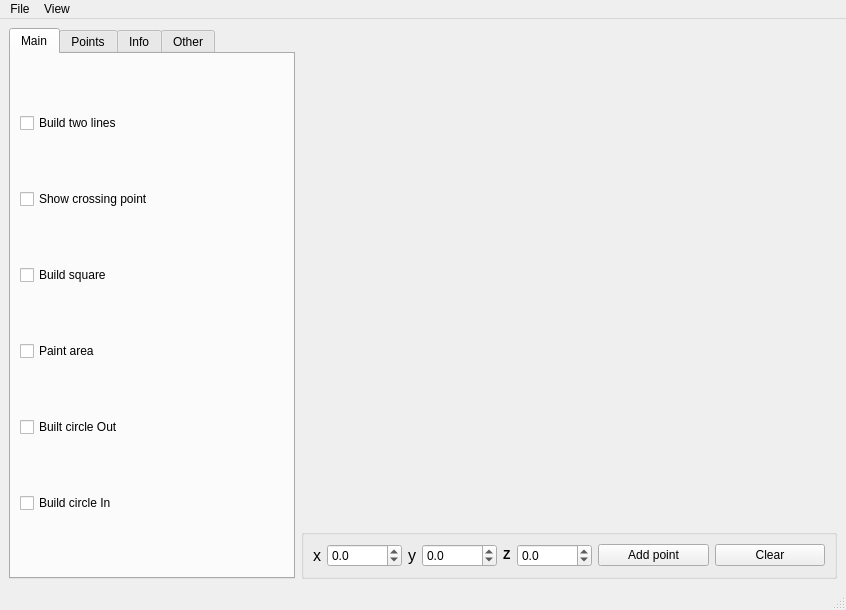
<?xml version="1.0" encoding="UTF-8"?>
<ui version="4.0">
 <class>MainWindow</class>
 <widget class="QMainWindow" name="MainWindow">
  <property name="geometry">
   <rect>
    <x>0</x>
    <y>0</y>
    <width>846</width>
    <height>610</height>
   </rect>
  </property>
  <property name="windowTitle">
   <string>MainWindow</string>
  </property>
  <widget class="QWidget" name="centralwidget">
   <layout class="QGridLayout" name="gridLayout">
    <item row="2" column="1">
     <widget class="QGroupBox" name="groupBox">
      <property name="sizePolicy">
       <sizepolicy hsizetype="Minimum" vsizetype="Maximum">
        <horstretch>0</horstretch>
        <verstretch>0</verstretch>
       </sizepolicy>
      </property>
      <property name="title">
       <string/>
      </property>
      <layout class="QGridLayout" name="gridLayout_2">
       <item row="0" column="2">
        <widget class="QLabel" name="label_2">
         <property name="sizePolicy">
          <sizepolicy hsizetype="Maximum" vsizetype="Preferred">
           <horstretch>0</horstretch>
           <verstretch>0</verstretch>
          </sizepolicy>
         </property>
         <property name="text">
          <string>&lt;html&gt;&lt;head/&gt;&lt;body&gt;&lt;p&gt;&lt;span style=&quot; font-size:12pt;&quot;&gt;y&lt;/span&gt;&lt;/p&gt;&lt;/body&gt;&lt;/html&gt;</string>
         </property>
         <property name="alignment">
          <set>Qt::AlignCenter</set>
         </property>
        </widget>
       </item>
       <item row="0" column="0">
        <widget class="QLabel" name="label">
         <property name="sizePolicy">
          <sizepolicy hsizetype="Maximum" vsizetype="Preferred">
           <horstretch>0</horstretch>
           <verstretch>0</verstretch>
          </sizepolicy>
         </property>
         <property name="text">
          <string>&lt;html&gt;&lt;head/&gt;&lt;body&gt;&lt;p&gt;&lt;span style=&quot; font-size:12pt;&quot;&gt;x&lt;/span&gt;&lt;/p&gt;&lt;/body&gt;&lt;/html&gt;</string>
         </property>
         <property name="alignment">
          <set>Qt::AlignCenter</set>
         </property>
        </widget>
       </item>
       <item row="0" column="4">
        <widget class="QLabel" name="label_7">
         <property name="sizePolicy">
          <sizepolicy hsizetype="Maximum" vsizetype="Preferred">
           <horstretch>0</horstretch>
           <verstretch>0</verstretch>
          </sizepolicy>
         </property>
         <property name="text">
          <string>&lt;html&gt;&lt;head/&gt;&lt;body&gt;&lt;p&gt;&lt;span style=&quot; font-weight:600;&quot;&gt;Z&lt;/span&gt;&lt;/p&gt;&lt;/body&gt;&lt;/html&gt;</string>
         </property>
        </widget>
       </item>
       <item row="0" column="6">
        <widget class="QPushButton" name="pushButton_add_point">
         <property name="text">
          <string>Add point</string>
         </property>
        </widget>
       </item>
       <item row="0" column="7">
        <widget class="QPushButton" name="pushButton_clear_graph">
         <property name="text">
          <string>Clear</string>
         </property>
        </widget>
       </item>
       <item row="0" column="1">
        <widget class="QDoubleSpinBox" name="doubleSpinBox_x">
         <property name="sizePolicy">
          <sizepolicy hsizetype="Maximum" vsizetype="Fixed">
           <horstretch>0</horstretch>
           <verstretch>0</verstretch>
          </sizepolicy>
         </property>
         <property name="styleSheet">
          <string notr="true"/>
         </property>
         <property name="decimals">
          <number>1</number>
         </property>
         <property name="minimum">
          <double>-99999.000000000000000</double>
         </property>
         <property name="maximum">
          <double>99999.000000000000000</double>
         </property>
         <property name="singleStep">
          <double>0.100000000000000</double>
         </property>
        </widget>
       </item>
       <item row="0" column="3">
        <widget class="QDoubleSpinBox" name="doubleSpinBox_y">
         <property name="sizePolicy">
          <sizepolicy hsizetype="Maximum" vsizetype="Fixed">
           <horstretch>0</horstretch>
           <verstretch>0</verstretch>
          </sizepolicy>
         </property>
         <property name="decimals">
          <number>1</number>
         </property>
         <property name="minimum">
          <double>-99999.000000000000000</double>
         </property>
         <property name="maximum">
          <double>99999.000000000000000</double>
         </property>
         <property name="singleStep">
          <double>0.100000000000000</double>
         </property>
        </widget>
       </item>
       <item row="0" column="5">
        <widget class="QDoubleSpinBox" name="doubleSpinBox_z">
         <property name="sizePolicy">
          <sizepolicy hsizetype="Maximum" vsizetype="Fixed">
           <horstretch>0</horstretch>
           <verstretch>0</verstretch>
          </sizepolicy>
         </property>
         <property name="decimals">
          <number>1</number>
         </property>
         <property name="minimum">
          <double>-99999.000000000000000</double>
         </property>
         <property name="maximum">
          <double>99999.000000000000000</double>
         </property>
         <property name="singleStep">
          <double>0.100000000000000</double>
         </property>
        </widget>
       </item>
      </layout>
     </widget>
    </item>
    <item row="0" column="1" rowspan="2">
     <widget class="QCustomPlot" name="plot" native="true"/>
    </item>
    <item row="0" column="0" rowspan="3">
     <widget class="QTabWidget" name="tabWidget">
      <property name="sizePolicy">
       <sizepolicy hsizetype="Maximum" vsizetype="Minimum">
        <horstretch>0</horstretch>
        <verstretch>0</verstretch>
       </sizepolicy>
      </property>
      <property name="autoFillBackground">
       <bool>false</bool>
      </property>
      <property name="styleSheet">
       <string notr="true"/>
      </property>
      <property name="currentIndex">
       <number>0</number>
      </property>
      <widget class="QWidget" name="tab">
       <attribute name="title">
        <string>Main</string>
       </attribute>
       <layout class="QGridLayout" name="gridLayout_3">
        <item row="1" column="0">
         <widget class="QCheckBox" name="checkBox_connect_two_lines">
          <property name="text">
           <string>Build two lines</string>
          </property>
         </widget>
        </item>
        <item row="8" column="0">
         <widget class="QCheckBox" name="checkBox_buil_circle_in">
          <property name="text">
           <string>Build circle In</string>
          </property>
         </widget>
        </item>
        <item row="3" column="0">
         <widget class="QCheckBox" name="checkBox_built_figure">
          <property name="text">
           <string>Build square</string>
          </property>
         </widget>
        </item>
        <item row="6" column="0">
         <widget class="QCheckBox" name="checkBox_fill_area">
          <property name="text">
           <string>Paint area</string>
          </property>
         </widget>
        </item>
        <item row="7" column="0">
         <widget class="QCheckBox" name="checkBox_buil_circle_out">
          <property name="text">
           <string>Built circle Out</string>
          </property>
         </widget>
        </item>
        <item row="2" column="0">
         <widget class="QCheckBox" name="checkBox_point_cross">
          <property name="text">
           <string>Show crossing point</string>
          </property>
         </widget>
        </item>
       </layout>
      </widget>
      <widget class="QWidget" name="tab_2">
       <attribute name="title">
        <string>Points</string>
       </attribute>
       <layout class="QGridLayout" name="gridLayout_4">
        <item row="0" column="0" colspan="3">
         <widget class="QListWidget" name="listWidget_points"/>
        </item>
        <item row="2" column="2">
         <widget class="QDoubleSpinBox" name="doubleSpinBox_setz">
          <property name="sizePolicy">
           <sizepolicy hsizetype="Preferred" vsizetype="Fixed">
            <horstretch>0</horstretch>
            <verstretch>0</verstretch>
           </sizepolicy>
          </property>
          <property name="minimum">
           <double>-99999.000000000000000</double>
          </property>
          <property name="maximum">
           <double>999999.000000000000000</double>
          </property>
         </widget>
        </item>
        <item row="2" column="0">
         <widget class="QDoubleSpinBox" name="doubleSpinBox_setx">
          <property name="sizePolicy">
           <sizepolicy hsizetype="Preferred" vsizetype="Fixed">
            <horstretch>0</horstretch>
            <verstretch>0</verstretch>
           </sizepolicy>
          </property>
          <property name="minimum">
           <double>-99999.000000000000000</double>
          </property>
          <property name="maximum">
           <double>999999.000000000000000</double>
          </property>
         </widget>
        </item>
        <item row="2" column="1">
         <widget class="QDoubleSpinBox" name="doubleSpinBox_sety">
          <property name="sizePolicy">
           <sizepolicy hsizetype="Preferred" vsizetype="Fixed">
            <horstretch>0</horstretch>
            <verstretch>0</verstretch>
           </sizepolicy>
          </property>
          <property name="minimum">
           <double>-99999.000000000000000</double>
          </property>
          <property name="maximum">
           <double>999999.000000000000000</double>
          </property>
         </widget>
        </item>
        <item row="3" column="0" colspan="3">
         <widget class="QPushButton" name="pushButton_chage_point">
          <property name="text">
           <string>Set</string>
          </property>
         </widget>
        </item>
       </layout>
      </widget>
      <widget class="QWidget" name="tab_3">
       <attribute name="title">
        <string>Info</string>
       </attribute>
       <layout class="QGridLayout" name="gridLayout_5">
        <item row="1" column="1">
         <widget class="QLabel" name="label_out_radius">
          <property name="sizePolicy">
           <sizepolicy hsizetype="Preferred" vsizetype="Maximum">
            <horstretch>0</horstretch>
            <verstretch>0</verstretch>
           </sizepolicy>
          </property>
          <property name="text">
           <string/>
          </property>
          <property name="alignment">
           <set>Qt::AlignCenter</set>
          </property>
         </widget>
        </item>
        <item row="2" column="1">
         <widget class="QLabel" name="label_in_radius">
          <property name="sizePolicy">
           <sizepolicy hsizetype="Preferred" vsizetype="Maximum">
            <horstretch>0</horstretch>
            <verstretch>0</verstretch>
           </sizepolicy>
          </property>
          <property name="text">
           <string/>
          </property>
          <property name="alignment">
           <set>Qt::AlignCenter</set>
          </property>
         </widget>
        </item>
        <item row="2" column="0">
         <widget class="QLabel" name="label_4">
          <property name="sizePolicy">
           <sizepolicy hsizetype="Preferred" vsizetype="Maximum">
            <horstretch>0</horstretch>
            <verstretch>0</verstretch>
           </sizepolicy>
          </property>
          <property name="text">
           <string>In radius</string>
          </property>
          <property name="alignment">
           <set>Qt::AlignCenter</set>
          </property>
         </widget>
        </item>
        <item row="3" column="1">
         <widget class="QLabel" name="label_cross_point">
          <property name="sizePolicy">
           <sizepolicy hsizetype="Preferred" vsizetype="Maximum">
            <horstretch>0</horstretch>
            <verstretch>0</verstretch>
           </sizepolicy>
          </property>
          <property name="text">
           <string/>
          </property>
          <property name="alignment">
           <set>Qt::AlignCenter</set>
          </property>
         </widget>
        </item>
        <item row="5" column="1">
         <widget class="QLabel" name="label_perimetr">
          <property name="text">
           <string/>
          </property>
          <property name="alignment">
           <set>Qt::AlignCenter</set>
          </property>
         </widget>
        </item>
        <item row="4" column="1">
         <widget class="QLabel" name="label_square">
          <property name="sizePolicy">
           <sizepolicy hsizetype="Preferred" vsizetype="Maximum">
            <horstretch>0</horstretch>
            <verstretch>0</verstretch>
           </sizepolicy>
          </property>
          <property name="text">
           <string/>
          </property>
          <property name="alignment">
           <set>Qt::AlignCenter</set>
          </property>
         </widget>
        </item>
        <item row="5" column="0">
         <widget class="QLabel" name="label_8">
          <property name="sizePolicy">
           <sizepolicy hsizetype="Preferred" vsizetype="Maximum">
            <horstretch>0</horstretch>
            <verstretch>0</verstretch>
           </sizepolicy>
          </property>
          <property name="text">
           <string>Perimetr</string>
          </property>
          <property name="alignment">
           <set>Qt::AlignCenter</set>
          </property>
         </widget>
        </item>
        <item row="4" column="0">
         <widget class="QLabel" name="label_6">
          <property name="sizePolicy">
           <sizepolicy hsizetype="Preferred" vsizetype="Maximum">
            <horstretch>0</horstretch>
            <verstretch>0</verstretch>
           </sizepolicy>
          </property>
          <property name="text">
           <string>Square</string>
          </property>
          <property name="alignment">
           <set>Qt::AlignCenter</set>
          </property>
         </widget>
        </item>
        <item row="1" column="0">
         <widget class="QLabel" name="label_3">
          <property name="sizePolicy">
           <sizepolicy hsizetype="Preferred" vsizetype="Maximum">
            <horstretch>0</horstretch>
            <verstretch>0</verstretch>
           </sizepolicy>
          </property>
          <property name="text">
           <string>Out radius</string>
          </property>
          <property name="alignment">
           <set>Qt::AlignCenter</set>
          </property>
         </widget>
        </item>
        <item row="3" column="0">
         <widget class="QLabel" name="label_5">
          <property name="sizePolicy">
           <sizepolicy hsizetype="Preferred" vsizetype="Maximum">
            <horstretch>0</horstretch>
            <verstretch>0</verstretch>
           </sizepolicy>
          </property>
          <property name="text">
           <string>Cross point</string>
          </property>
          <property name="alignment">
           <set>Qt::AlignCenter</set>
          </property>
         </widget>
        </item>
        <item row="0" column="0" colspan="2">
         <widget class="QLabel" name="label_isCrossing">
          <property name="sizePolicy">
           <sizepolicy hsizetype="Preferred" vsizetype="Maximum">
            <horstretch>0</horstretch>
            <verstretch>0</verstretch>
           </sizepolicy>
          </property>
          <property name="styleSheet">
           <string notr="true">background-color:red;</string>
          </property>
          <property name="text">
           <string>Not crossing</string>
          </property>
          <property name="alignment">
           <set>Qt::AlignCenter</set>
          </property>
         </widget>
        </item>
       </layout>
      </widget>
      <widget class="QWidget" name="tab_4">
       <attribute name="title">
        <string>Other</string>
       </attribute>
       <layout class="QVBoxLayout" name="verticalLayout">
        <item>
         <widget class="QPushButton" name="pushButton_read_from_file">
          <property name="text">
           <string>Read from file</string>
          </property>
         </widget>
        </item>
        <item>
         <widget class="QPushButton" name="pushButton_save_to_file">
          <property name="text">
           <string>Save to file</string>
          </property>
         </widget>
        </item>
        <item>
         <widget class="QPushButton" name="pushButton_make2d">
          <property name="text">
           <string>Make all poits 2D</string>
          </property>
         </widget>
        </item>
       </layout>
      </widget>
     </widget>
    </item>
   </layout>
  </widget>
  <widget class="QMenuBar" name="menubar">
   <property name="geometry">
    <rect>
     <x>0</x>
     <y>0</y>
     <width>846</width>
     <height>26</height>
    </rect>
   </property>
   <widget class="QMenu" name="menuSave">
    <property name="title">
     <string>File</string>
    </property>
    <addaction name="actionRead"/>
    <addaction name="actionSave"/>
    <addaction name="separator"/>
    <addaction name="actionExit"/>
   </widget>
   <widget class="QMenu" name="menuView">
    <property name="title">
     <string>View</string>
    </property>
    <addaction name="actionReset"/>
   </widget>
   <addaction name="menuSave"/>
   <addaction name="menuView"/>
  </widget>
  <widget class="QStatusBar" name="statusbar"/>
  <action name="actionRead">
   <property name="text">
    <string>Read</string>
   </property>
  </action>
  <action name="actionSave">
   <property name="text">
    <string>Save</string>
   </property>
  </action>
  <action name="actionExit">
   <property name="text">
    <string>Exit</string>
   </property>
  </action>
  <action name="actionReset">
   <property name="text">
    <string>Reset</string>
   </property>
  </action>
 </widget>
 <customwidgets>
  <customwidget>
   <class>QCustomPlot</class>
   <extends>QWidget</extends>
   <header>qcustomplot.h</header>
   <container>1</container>
  </customwidget>
 </customwidgets>
 <resources/>
 <connections/>
</ui>
